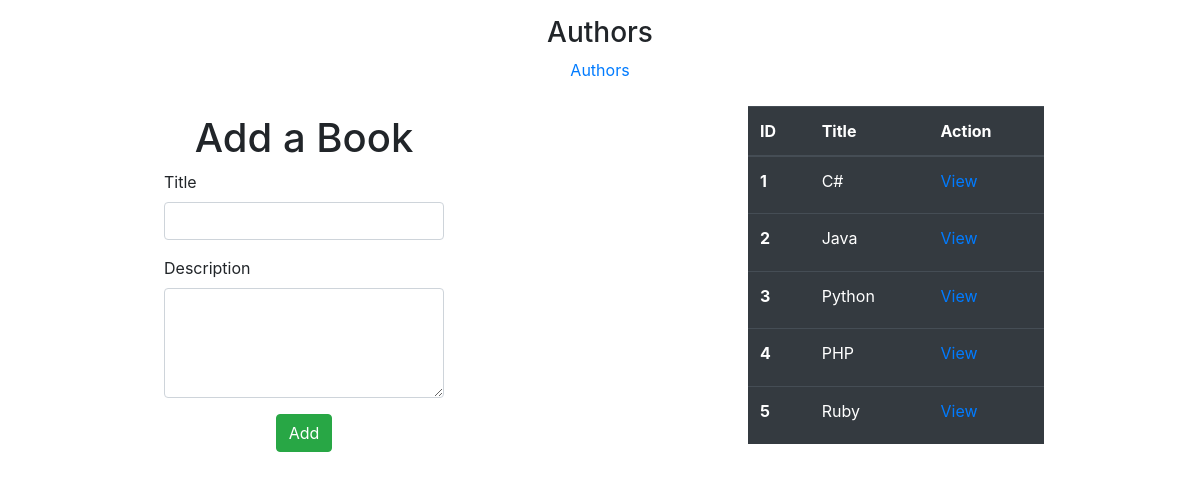
Before: / with the older database file.
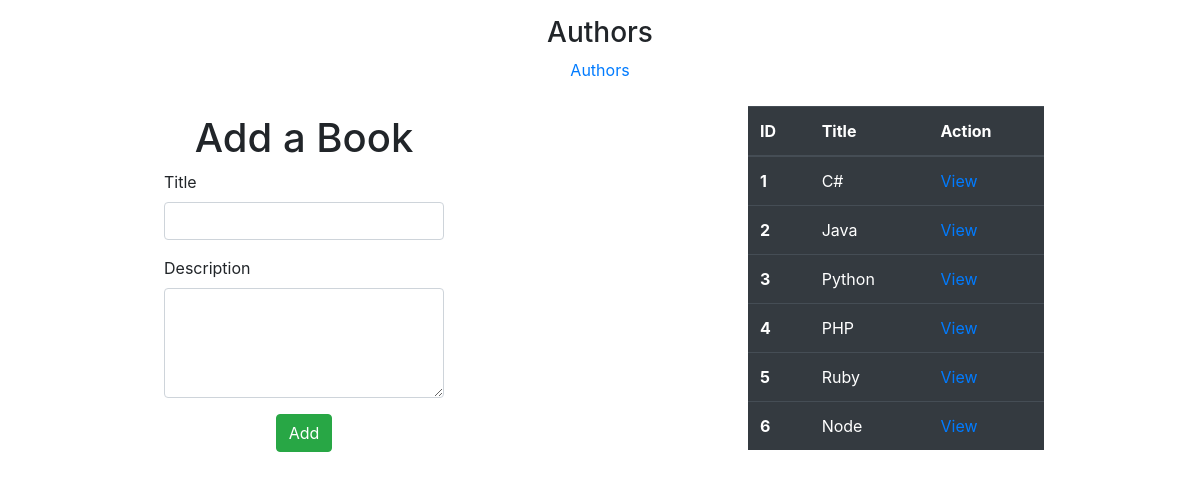
After: the same page with the newer database file.
### books_authors_app/models.py (models this page shows)
class Book(models.Model):
    title = models.CharField(max_length=255)
    desc = models.TextField()
    created_at = models.DateTimeField(auto_now_add=True)
    updated_at = models.DateTimeField(auto_now=True)

### books_authors_app/views.py (the view)
# urls.py: path('', views.index),
def index(request):
    context = {
        "all_the_Books": Book.objects.all(),
    }
    return render(request, "index.html", context)

### books_authors_app/templates/index.html (shortened to what this page needs)
<!DOCTYPE html>
<html lang="en">
  <head>
    <link
      rel="stylesheet"
      href="https://cdn.jsdelivr.net/npm/bootstrap@4.3.1/dist/css/bootstrap.min.css"
    />
  </head>
  <body>
    <nav class="text-center p-3">
      <h3>Authors</h3>
      <a href="/authors">Authors</a>
    </nav>
    <div class="d-flex justify-content-around p-2">
      <form
        class="d-grid justify-content-around p-2 w-25"
        action="create_book"
        method="POST"
      >
        <h1 class="text-center">Add a Book</h1>
        <div class="form-group">
          <label for="title"> Title</label>
          <input
            type="text"
            class="form-control"
            id="title"
            name="title"
            required
          />
        </div>
        <div class="form-group">
          <label for="Description">Description</label>
          <textarea
            class="form-control"
            id="Description"
            name="desc"
            rows="4"
          ></textarea>
        </div>
        <div class="d-flex justify-content-center align-items-center">
          <button type="submit" class="btn btn-success">Add</button>
        </div>
      </form>
      <table class="table table-dark w-25">
        <thead>
          <tr>
            <th scope="col">ID</th>
            <th scope="col">Title</th>
            <th scope="col">Action</th>
          </tr>
        </thead>
        <tbody>
          {% for book in all_the_Books %}
          <tr>
            <th scope="row">{{book.id}}</th>
            <td>{{book.title}}</td>
            <td><a href="/show_book/{{book.id}}">View</a></td>
          </tr>
          {% endfor %}
        </tbody>
      </table>
    </div>
  </body>
</html>

Changed rows visible on the page:
added Book: id "6", title "Node"
